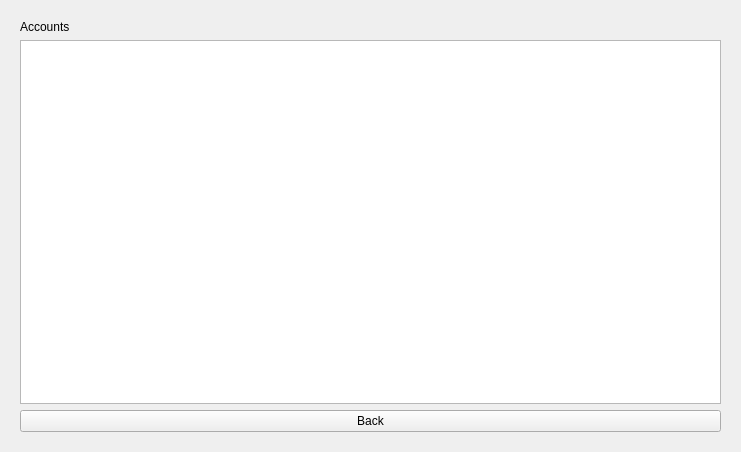
<?xml version="1.0" encoding="UTF-8"?>
<ui version="4.0">
 <class>Form</class>
 <widget class="QWidget" name="Form">
  <property name="geometry">
   <rect>
    <x>0</x>
    <y>0</y>
    <width>741</width>
    <height>452</height>
   </rect>
  </property>
  <property name="windowTitle">
   <string>Form</string>
  </property>
  <layout class="QVBoxLayout" name="verticalLayout">
   <item>
    <widget class="QStackedWidget" name="stackedWidget">
     <widget class="QWidget" name="page_list_accounts">
      <layout class="QVBoxLayout" name="verticalLayout_7">
       <item>
        <widget class="QLabel" name="label_4">
         <property name="text">
          <string>Accounts</string>
         </property>
        </widget>
       </item>
       <item>
        <widget class="QPlainTextEdit" name="plainTextEdit_2"/>
       </item>
       <item>
        <widget class="QPushButton" name="pushButton_6">
         <property name="text">
          <string>Back</string>
         </property>
        </widget>
       </item>
      </layout>
     </widget>
     <widget class="QWidget" name="page_home">
      <layout class="QVBoxLayout" name="verticalLayout_3">
       <item>
        <layout class="QVBoxLayout" name="verticalLayout_2">
         <item>
          <widget class="QLabel" name="label">
           <property name="text">
            <string>Home Page</string>
           </property>
          </widget>
         </item>
        </layout>
       </item>
       <item>
        <layout class="QVBoxLayout" name="verticalLayout_4">
         <item>
          <layout class="QHBoxLayout" name="horizontalLayout">
           <item>
            <widget class="QPushButton" name="pushButton">
             <property name="text">
              <string>Add Account</string>
             </property>
            </widget>
           </item>
           <item>
            <widget class="QPushButton" name="pushButton_2">
             <property name="text">
              <string>Find Account</string>
             </property>
            </widget>
           </item>
          </layout>
         </item>
         <item>
          <widget class="QPushButton" name="pushButton_5">
           <property name="text">
            <string>List Account</string>
           </property>
          </widget>
         </item>
         <item>
          <widget class="QPushButton" name="pushButton_3">
           <property name="text">
            <string>List Account</string>
           </property>
          </widget>
         </item>
        </layout>
       </item>
      </layout>
     </widget>
     <widget class="QWidget" name="page_add_account">
      <layout class="QVBoxLayout" name="verticalLayout_6">
       <item>
        <widget class="QLabel" name="label_add_account_title">
         <property name="text">
          <string>Add Acocunt Page</string>
         </property>
        </widget>
       </item>
       <item>
        <layout class="QHBoxLayout" name="add_account_enter_account_name_sec">
         <item>
          <widget class="QLabel" name="label_enter_account_namer">
           <property name="text">
            <string>Enter account name:</string>
           </property>
          </widget>
         </item>
         <item>
          <widget class="QLineEdit" name="lineEdit"/>
         </item>
        </layout>
       </item>
       <item>
        <widget class="QLabel" name="label_enter_account_details">
         <property name="text">
          <string>Enter account details:</string>
         </property>
        </widget>
       </item>
       <item>
        <widget class="QTextEdit" name="text_account_details"/>
       </item>
       <item>
        <widget class="QPushButton" name="button_add_account">
         <property name="text">
          <string>Add Account</string>
         </property>
        </widget>
       </item>
       <item>
        <widget class="QLabel" name="add_account_status">
         <property name="text">
          <string/>
         </property>
        </widget>
       </item>
       <item>
        <widget class="QPushButton" name="button_back">
         <property name="text">
          <string>Back</string>
         </property>
        </widget>
       </item>
      </layout>
     </widget>
     <widget class="QWidget" name="page_find_account">
      <layout class="QVBoxLayout" name="verticalLayout_5">
       <item>
        <widget class="QLabel" name="label_2">
         <property name="text">
          <string>Find Account</string>
         </property>
        </widget>
       </item>
       <item>
        <layout class="QHBoxLayout" name="horizontalLayout_2">
         <item>
          <widget class="QLabel" name="label_3">
           <property name="text">
            <string>Enter Account Name: </string>
           </property>
          </widget>
         </item>
         <item>
          <widget class="QLineEdit" name="lineEdit_2"/>
         </item>
        </layout>
       </item>
       <item>
        <widget class="QPlainTextEdit" name="plainTextEdit"/>
       </item>
       <item>
        <widget class="QPushButton" name="pushButton_4">
         <property name="text">
          <string>Back</string>
         </property>
        </widget>
       </item>
      </layout>
     </widget>
    </widget>
   </item>
  </layout>
 </widget>
 <resources/>
 <connections/>
</ui>
